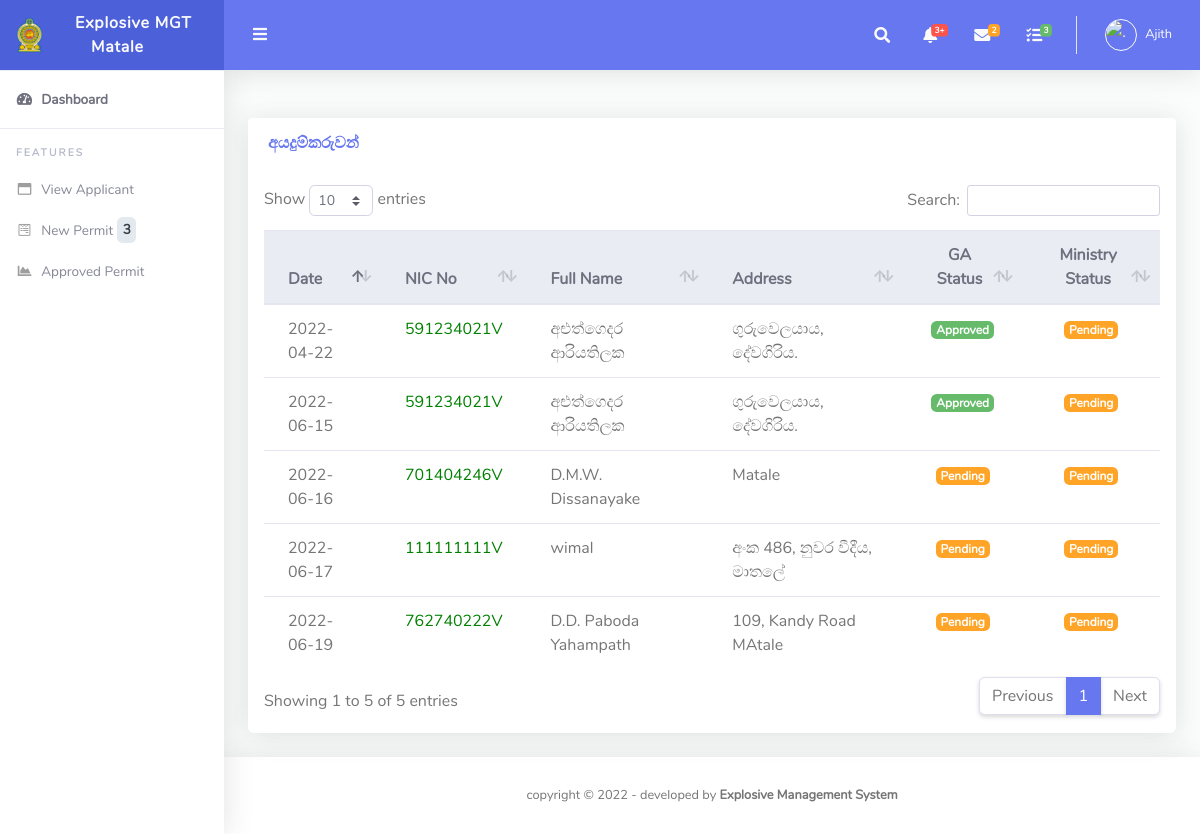
Page /users/expc/view_table.php (signed in) on the committed database.
### tables this page shows
CREATE TABLE `users` (
  `id` int(11) NOT NULL,
  `fname` varchar(255) DEFAULT NULL,
  `lname` varchar(255) DEFAULT NULL,
  `email` varchar(255) DEFAULT NULL,
  `password` varchar(300) DEFAULT NULL,
  `contactno` varchar(11) DEFAULT NULL,
  `role` varchar(50) NOT NULL,
  `file_name` varchar(500) NOT NULL,
  `uploaded_on` date DEFAULT NULL,
  `district` varchar(500) NOT NULL,
  `nic` varchar(20) DEFAULT NULL
);

CREATE TABLE `applicant` (
  `id` int(11) NOT NULL,
  `nic` varchar(15) NOT NULL,
  `fullname` varchar(75) NOT NULL,
  `addres` varchar(150) NOT NULL,
  `disignation` varchar(75) NOT NULL,
  `anualIncome` decimal(10,0) NOT NULL,
  `age` int(11) DEFAULT NULL,
  `police` varchar(25) NOT NULL,
  `date` timestamp NOT NULL DEFAULT current_timestamp() ON UPDATE current_timestamp(),
  `mobile1` varchar(10) DEFAULT NULL,
  `mobile2` varchar(10) DEFAULT NULL,
  `district` varchar(50) NOT NULL
);

CREATE TABLE `permit` (
  `perid` int(11) NOT NULL,
  `nic` varchar(15) NOT NULL,
  `pstore` varchar(100) NOT NULL,
  `permitdu` varchar(50) DEFAULT NULL,
  `Premiums` varchar(50) DEFAULT NULL,
  `task` varchar(40) NOT NULL,
  `quarryad` varchar(100) NOT NULL,
  `gnd` varchar(25) NOT NULL,
  `ds` varchar(25) NOT NULL,
  `police` varchar(25) NOT NULL,
  `offence` varchar(200) NOT NULL,
  `appdate` date NOT NULL,
  `stdate` timestamp NOT NULL DEFAULT current_timestamp() COMMENT 'saved date',
  `isread_exp` int(11) NOT NULL DEFAULT 0,
  `isread_ga` int(11) NOT NULL DEFAULT 0,
  `isread_ministry` int(11) NOT NULL DEFAULT 0,
  `expOffApprove` int(11) DEFAULT 0 COMMENT '0- new, 1- Approve, 2- not approve',
  `gaApprove` int(11) DEFAULT 0,
  `ministryApprove` int(11) DEFAULT 0,
  `stat` varchar(50) NOT NULL COMMENT 'Exp Off,GA, Ministry',
  `aplicant_id` int(11) DEFAULT NULL,
  `expno` varchar(25) NOT NULL,
  `price` int(50) NOT NULL,
  `oldrequest` varchar(10) NOT NULL,
  `oldreq_no` varchar(15) NOT NULL,
  `police_approve` varchar(10) NOT NULL,
  `old_coppies` varchar(10) NOT NULL,
  `stock_premiums` varchar(10) NOT NULL,
  `rules` varchar(300) NOT NULL,
  `other_facts` varchar(300) NOT NULL,
  `monthly_product` varchar(50) NOT NULL,
  `my_stat` varchar(10) NOT NULL,
  `c_approval_no` varchar(50) NOT NULL,
  `c_approval_date` date DEFAULT NULL,
  `quarryid` int(10) NOT NULL,
  `district` varchar(50) NOT NULL,
  `qtpremiums` varchar(50) NOT NULL,
  `expapp_date` date DEFAULT NULL,
  `min_file_no` varchar(25) NOT NULL
);

### users/expc/view_table.php (the view, shortened to what this page needs)
<?php
require_once('../../include/config.php');
?>
<!DOCTYPE html>
<html lang="en">
<head>
  <link href="../../assets/vendor/fontawesome-free/css/all.min.css" rel="stylesheet" type="text/css">
  <link href="../../assets/vendor/bootstrap/css/bootstrap.min.css" rel="stylesheet" type="text/css">
  <link href="../../assets/css/ruang-admin.min.css" rel="stylesheet">
  <link href="../../assets/vendor/datatables/dataTables.bootstrap4.min.css" rel="stylesheet">
</head>
<body id="page-top">
  <div id="wrapper">
     <?php
   include 'include/sidebar.php';
   ?>
    <div id="content-wrapper" class="d-flex flex-column">
      <div id="content">
         <?php
		include 'include/header.php';
		?>
        <div class="container-fluid" id="container-wrapper">
          <div class="row">
            <div class="col-lg-12">
              <div class="card mb-4">
                <div class="card-header py-3 d-flex flex-row align-items-center justify-content-between">
                  <h6 class="m-0 font-weight-bold text-primary">අයදුම්කරුවන්</h6>
                </div>
                <div class="table-responsive p-3">
                  <table class="table align-items-center table-flush" id="dataTable">
                    <thead class="thead-light">
                            <tr>
							<th>Date</th>
                            <th>NIC No</th>
                                <th>Full Name</th>
                                <th>Address</th>
                                <th><center>GA Status</center></th>
                                <th><center>Ministry Status</center></th>
                            </tr>
                        </thead>
                        <tbody>
         <?php
$query = $conn->query("SELECT * FROM applicant LEFT JOIN permit ON applicant.id=permit.aplicant_id WHERE applicant.district='$dis' ORDER BY applicant.id DESC");
if($query->num_rows>0){
while($row=$query->fetch_assoc()){
  $id=$row["id"];
  $ga=$row['gaApprove'];
  $mn=$row['ministryApprove'];
   $perid=$row['perid'];
  $datea=$row['appdate'];
echo" <tr><td>$datea</td>
<td > <a href='aplicant_view.php?id=$id&pid=$perid' > <span style=color:green> ". $row["nic"]. " </span></a></td>
";
echo "<td>". $row["fullname"]. "</td>
<td>". $row["addres"]. "</td>";
if($ga == '1')
{
  echo " <td><center><span class='badge badge-success'>Approved</span></center></td>";
}
else if($ga == '2')
{
echo " <td><center><span class='badge badge-danger'> Reject</span></center></td>";
}
else if($ga == '0')
{
echo " <td><center><span class='badge badge-warning'> Pending</span></center></td>";
}
else if($ga == '5')
{
  echo " <td><center><span class='badge badge-success'>Approved</span></center></td>";
}
if($mn == '1')
{
  echo " <td><center><span class='badge badge-success'>Approved</span></center></td>";
}
else if($mn == '2')
{
echo " <td><center><span class='badge badge-danger'> Reject</span></center></td>";
}
else if($mn == '0')
{
echo " <td><center><span class='badge badge-warning'> Pending</span></center></td>";
}
else if($mn == '5')
{
  echo " <td><center><span class='badge badge-success'>Approved</span></center></td>";
}
  }
}
else{
echo "No Details";
}
?>
            </tr>
                    </tbody>
                  </table>
                </div>
              </div>
            </div>
          </div>
        </div>
      </div>
       <?php include '../../include/footer.php';?>
    </div>
  </div>
</body>
</html>

### users/expc/include/sidebar.php (shortened to what this page needs)
<?php
$uid =  $_SESSION["id"] ;
$us = $conn->query("SELECT * from users  WHERE id = $uid ");
if($us !== false && $us->num_rows > 0){
while($row=$us->fetch_assoc()){
$dis=$row["district"];
}
}
$bc = $conn->query("SELECT * from applicant");
if($bc !== false && $bc->num_rows > 0){
while($row=$bc->fetch_assoc()){
$id=$row["id"];
  }
}
?>
<ul class="navbar-nav sidebar sidebar-light accordion" id="accordionSidebar">
      <a class="sidebar-brand d-flex align-items-center justify-content-center" href="index.php">
        <div class="sidebar-brand-icon">
          <img src="../../assets/img/logo/logo.png">
        </div>
        <marquee behavior="alternate" scrolldelay="400"><div class="sidebar-brand-text mx-3">Explosive MGT <?php echo $dis; ?></div></marquee>
      </a>
      <hr class="sidebar-divider my-0">
      <li class="nav-item active">
        <a class="nav-link" href="index.php">
          <i class="fas fa-fw fa-tachometer-alt"></i>
          <span>Dashboard</span></a>
      </li>
      <hr class="sidebar-divider">
      <div class="sidebar-heading">
        Features
      </div>
      <li class="nav-item">
        <a class="nav-link collapsed" href="view_table.php"
          aria-expanded="true" aria-controls="collapseBootstrap">
          <i class="far fa-fw fa-window-maximize"></i>
          <span>View Applicant</span>
        </a>
</li>
<li class="nav-item">
<?php echo "<a class='nav-link collapsed'  href='approve.php?id=$id' aria-expanded='true' aria-controls='collapseBootstrap'> "; ?>
          <i class='fab fa-fw fa-wpforms'></i>
          <span>New Permit</span>
          <span class="badge badge-light">
<?php
$sql="SELECT * FROM permit WHERE expOffApprove='0' AND district='$dis'";
if ($result=mysqli_query($conn,$sql))
  {
  $rowcount=mysqli_num_rows($result);
  printf(" %d\n",$rowcount);
  }
?></span>
</a>
</li>
<li class="nav-item">
        <a class="nav-link collapsed" href="view_approved_table.php"
          aria-expanded="true" aria-controls="collapseBootstrap">
          <i class="fas fa-fw fa-chart-area"></i>
          <span>Approved Permit</span>
        </a>
</li>
    </ul>

### users/expc/include/header.php (shortened to what this page needs)
<?php
      $uid =  $_SESSION["id"] ;
 $query5 = $conn->query("SELECT * from users  WHERE id = $uid ");
if($query5 !== false && $query5->num_rows > 0){
  while($row=$query5->fetch_assoc()){
  $imageURL='../../assets/img/logo/'.$row["file_name"];
  $role=$row["fname"];
  }
}
?>
<nav class="navbar navbar-expand navbar-light bg-navbar topbar mb-4 static-top">
          <button id="sidebarToggleTop" class="btn btn-link rounded-circle mr-3">
            <i class="fa fa-bars"></i>
          </button>
          <ul class="navbar-nav ml-auto">
            <li class="nav-item dropdown no-arrow">
              <a class="nav-link dropdown-toggle" href="#" id="searchDropdown" role="button" data-toggle="dropdown"
                aria-haspopup="true" aria-expanded="false">
                <i class="fas fa-search fa-fw"></i>
              </a>
            </li>
            <li class="nav-item dropdown no-arrow mx-1">
              <a class="nav-link dropdown-toggle" href="#" id="alertsDropdown" role="button" data-toggle="dropdown"
                aria-haspopup="true" aria-expanded="false">
                <i class="fas fa-bell fa-fw"></i>
                <span class="badge badge-danger badge-counter">3+</span>
              </a>
            </li>
            <li class="nav-item dropdown no-arrow mx-1">
              <a class="nav-link dropdown-toggle" href="#" id="messagesDropdown" role="button" data-toggle="dropdown"
                aria-haspopup="true" aria-expanded="false">
                <i class="fas fa-envelope fa-fw"></i>
                <span class="badge badge-warning badge-counter">2</span>
              </a>
            </li>
            <li class="nav-item dropdown no-arrow mx-1">
              <a class="nav-link dropdown-toggle" href="#" id="messagesDropdown" role="button" data-toggle="dropdown"
                aria-haspopup="true" aria-expanded="false">
                <i class="fas fa-tasks fa-fw"></i>
                <span class="badge badge-success badge-counter">3</span>
              </a>
            </li>
            <li class="nav-item dropdown no-arrow">
              <a class="nav-link dropdown-toggle" href="#" id="userDropdown" role="button" data-toggle="dropdown"
                aria-haspopup="true" aria-expanded="false">
              <?php  echo "<img class='img-profile rounded-circle' id='scream' width='50' height='50'src='$imageURL' alt='.'>"; ?>
                <span class="ml-2 d-none d-lg-inline text-white small"><?php echo $role; ?></span>
              </a>
            </li>
          </ul>
        </nav>

### rows in the picture
users: district "Matale", fname "Ajith"
applicant: permit.appdate "2022-06-19", permit.nic "762740222V", fullname "D.D. Paboda Yahampath", addres "109, Kandy Road MAtale", shows "Pending"
applicant: permit.appdate "2022-06-17", permit.nic "111111111V", fullname "wimal", addres "අංක 486, නුවර වීදීය, මාතලේ", shows "Pending"
applicant: permit.appdate "2022-06-16", permit.nic "701404246V", fullname "D.M.W. Dissanayake", addres "Matale", shows "Pending"
applicant: permit.appdate "2022-04-22", permit.nic "591234021V", fullname "අළුත්ගෙදර ආරියතිලක", addres "ගුරුවෙලයාය, දේවගිරිය.", shows "Approved", permit.appdate "2022-06-15"

### other values in the picture
$rowcount "3"
